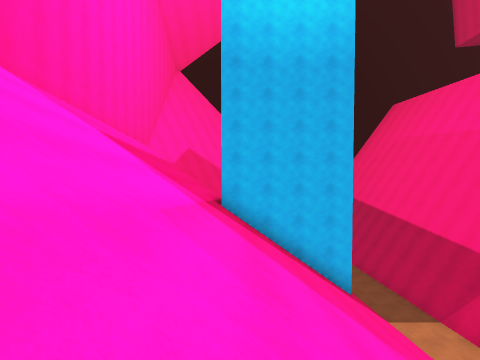
[1] (above)

21 first-person views from a walk through a 3-D level made in the Unity game engine. The camera is 1.4 m above the floor, tilts 2° down and sees 80° across. The floor is counted in squares, 2 m on a side. Each view is taken from the middle of a square. On the plan, view 1 faces up. The plan holds only what a view shows up to about 10 squares ahead; the rest is blank. The place goes on beyond the plan.

[2]
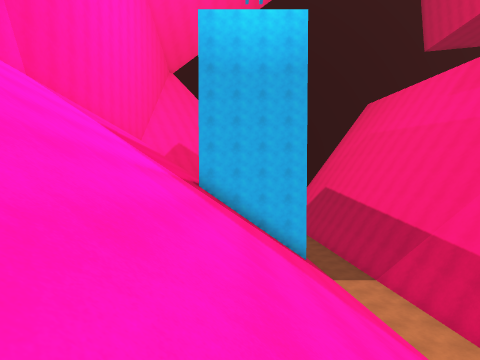

[3]
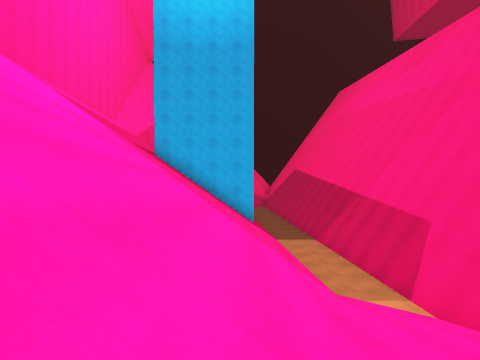

[4]
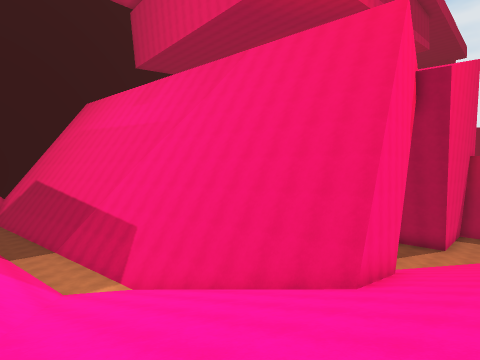

[5]
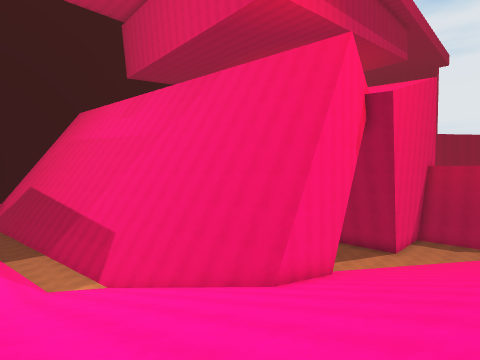

[6]
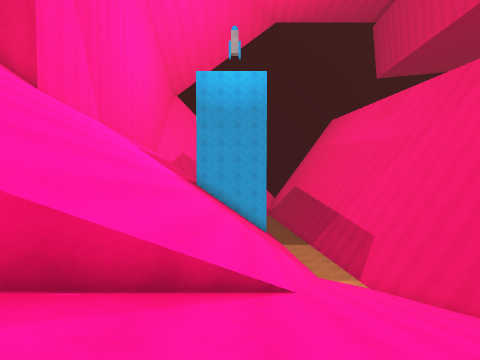

[7]
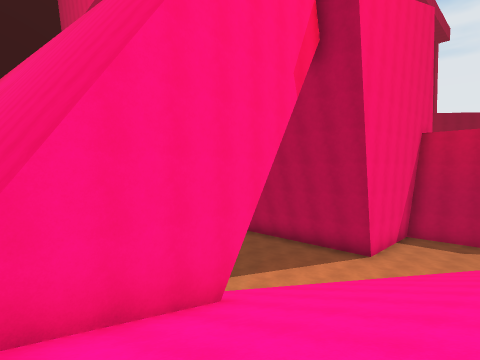

[8]
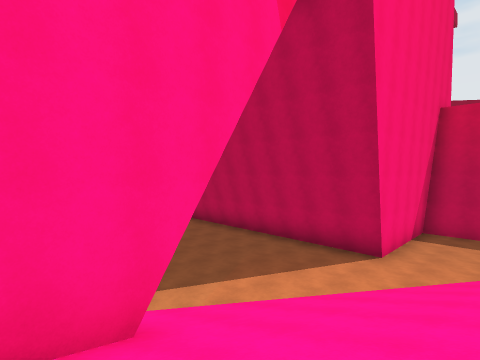

[9]
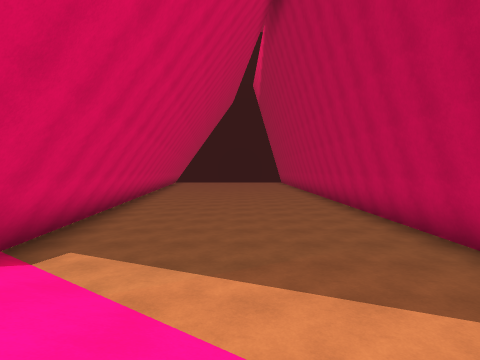

[10]
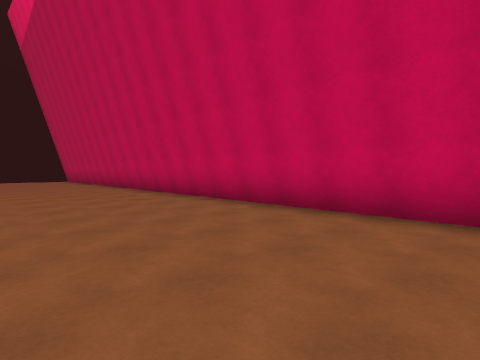

[11]
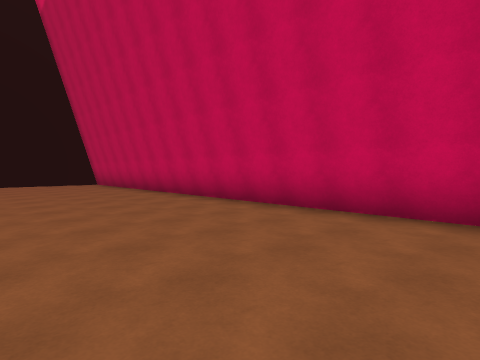

[12]
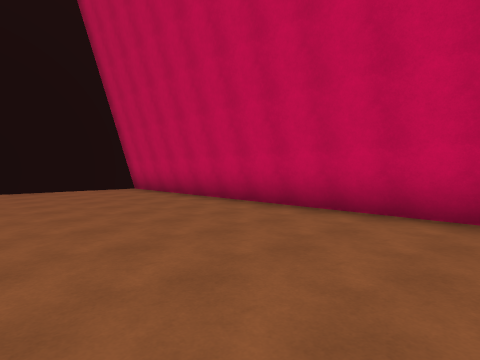

[13]
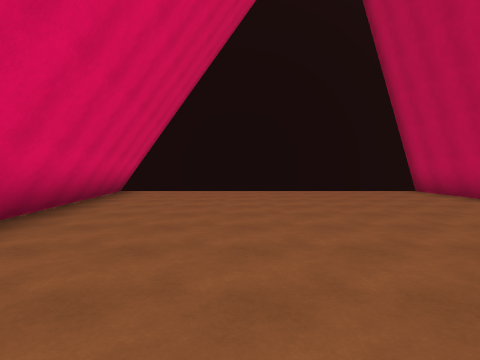

[14]
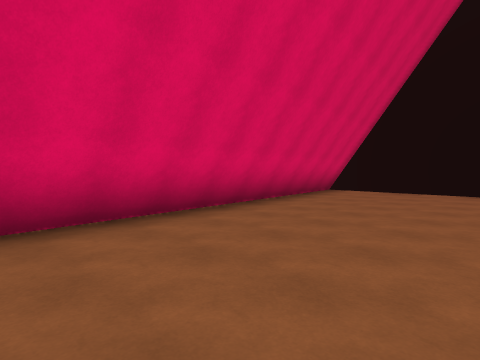

[15]
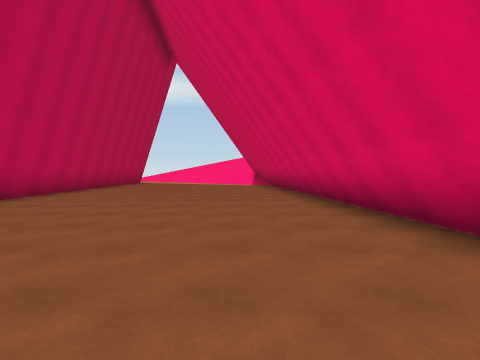

[16]
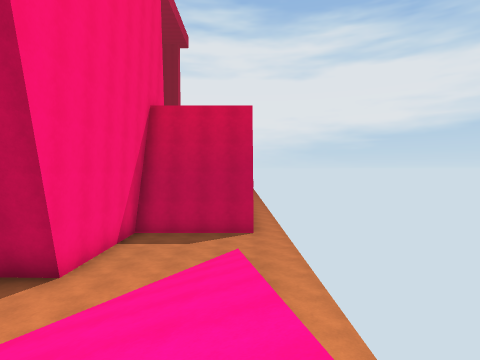

[17]
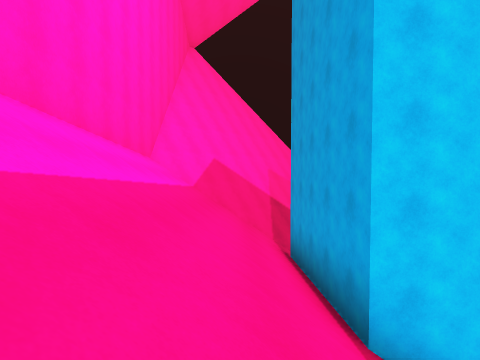

[18]
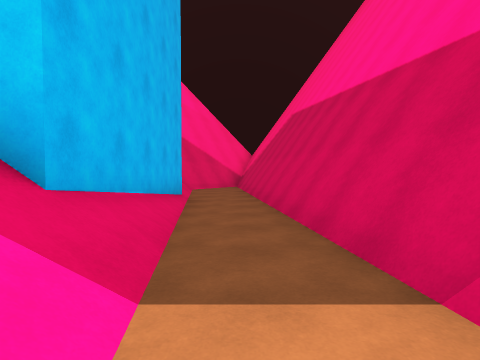

[19]
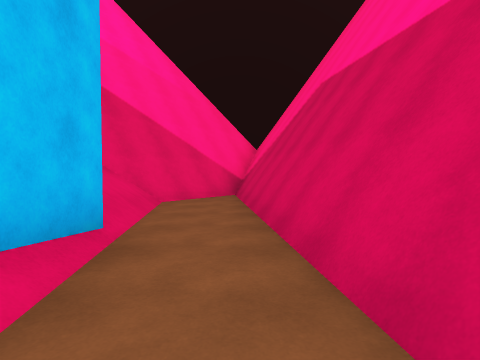

[20]
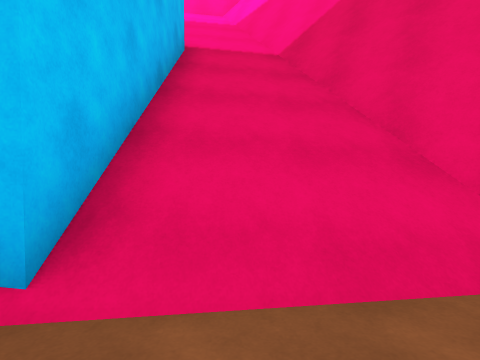

[21]
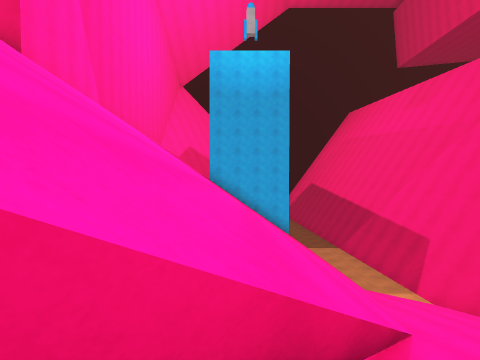

### Floor plan
Key: @ floor where view 1 was taken; # wall or solid block; . main floor; : floor 0.5 m higher than the main floor; / step, stairs or slope; = window, fence, low wall or low ledge.
Columns run from 5 left of view 1 to 23 right of it. Each row starts with its distance up from view 1.
 22               ###########
 21               #.........#
 20          ##   #.........#
 19          ##   ##........#
 18       ######  ##........#
 17     ####/..#   #........#
 16  ####=///..#   #........#
 15 ###//////..#   #........#
 14 #////####..#   #........#
 13 #////#  #..#   #........#
 12 #////#  #/.#   #........#
 11 #////#  #/.#     .......#
 10 #////#  #/.##    .......#
  9 #////####/.##   #.......#
  8 #/////////..#   #.......#
  7 #/////////..#   #.......#
  6 #/////////..#   #.......#
  5 #//////////.#   #.......#
  4 #//////////.#   #.......#
  3 #//////////.#   #.......#
  2     ////////##  #.......#
  1     /////////#  ##......#
  0     /@///////#   #......#
 -1    //////////#   #......#
 -2    //////////##  #......#
 -3    ///////////####//....#####
 -4    ////=/////////////.......#
 -5     ///////////////////.....#
 -6      ///////////////////....#
 -7          ///////////////=:..#
 -8        // /////      ........

Positions as (right, up) in squares from view 1, and headings:
1: (0, 0), facing up
2: (1, -2), facing up
3: (3, -3), facing up
4: (3, -6), facing up-right
5: (3, -8), facing up-right
6: (2, -8), facing up
7: (9, -7), facing up-right
8: (11, -6), facing up-right
9: (15, -5), facing up
10: (14, 2), facing up-right
11: (14, 7), facing up-right
12: (14, 11), facing up-right
13: (13, 12), facing up
14: (14, 12), facing up-left
15: (13, 12), facing down
16: (13, -7), facing right
17: (-2, 6), facing up
18: (5, 7), facing up
19: (5, 11), facing up
20: (5, 15), facing left
21: (1, -6), facing up
